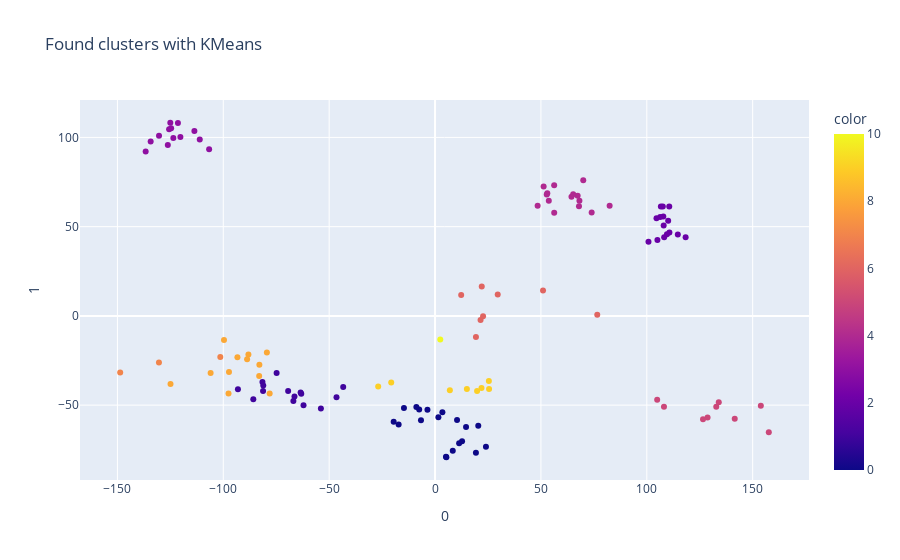
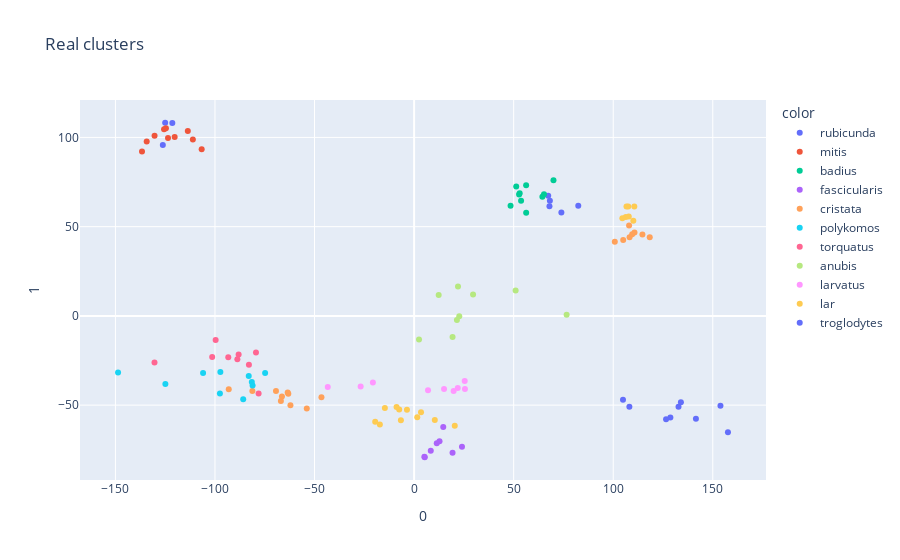

Notebook code cell kept with these figures, in order:
### Markdown cell above
#### KMeans

I choose to use k-means because it's a very popular clustering algorithm that is known to run very fast and it excels in seperating the space in different sub-clusters.

### Code cell
km = KMeans(11) # number of clusters set to 11 since we hope to get 11 different species

found_clusters_km = km.fit_predict(X)

cluster_data_km = X.copy()
cluster_data_km['Data'] = found_clusters_km

# using the last pca's result we will plot the found clusters using kmeans


fig = px.scatter(components, x=0, y=1, color=cluster_data_km['Data'], title= 'Found clusters with KMeans')
fig.show()

fig = px.scatter(components, x=0, y=1, color=y, title= 'Real clusters')
fig.show()

### Figure 1 — Plotly figure (JSON) as saved in the notebook; plotly's stock layout.template omitted (floating-point values rounded to 4 significant figures)
{"data": [{"hovertemplate": "0=%{x}<br>1=%{y}<br>color=%{marker.color}<extra></extra>", "legendgroup": "", "marker": {"color": [3, 3, 3, 3, 3, 3, 3, 3, 3, 3, 3, 3, 3, 4, 4, 4, 4, 4, 4, 4, 4, 4, 4, 4, 4, 4, 4, 4, 0, 0, 0, 0, 0, 0, 0, 0, 1, 1, 1, 1, 1, 1, 1, 1, 1, 1, 1, 1, 1, 1, 8, 8, 8, 8, 8, 7, 8, 8, 8, 7, 8, 7, 8, 8, 8, 6, 6, 6, 6, 6, 6, 6, 6, 9, 9, 9, 1, 9, 9, 9, 9, 9, 0, 0, 0, 0, 0, 0, 0, 0, 0, 0, 0, 10, 5, 5, 5, 5, 5, 5, 5, 5, 5, 2, 2, 2, 2, 2, 2, 2, 2, 2, 2, 2, 2, 2, 2, 2], "coloraxis": "coloraxis", "symbol": "circle"}, "mode": "markers", "name": "", "orientation": "v", "showlegend": false, "type": "scatter", "x": [-121.4, -125.0, -126.2, -111.1, -106.7, -113.6, -120.2, -123.6, -130.3, -124.6, -134.3, -125.6, -136.7, 82.45, 73.96, 68.19, 67.97, 67.35, 56.26, 56.27, 64.43, 53.72, 51.28, 69.99, 48.44, 53.01, 65.23, 52.75, 19.3, 8.369, 24.04, 11.38, 5.344, 14.64, 5.166, 12.76, -46.53, -53.9, -63.17, -66.38, -63.49, -62.1, -69.37, -81.22, -66.9, -93.09, -74.82, -85.82, -81.5, -81.12, -83.05, -97.52, -97.31, -106.0, -124.9, -148.7, -78.09, -79.41, -88.13, -101.4, -82.96, -130.4, -99.67, -88.76, -93.32, 76.6, 50.99, 22.68, 12.34, 29.6, 21.5, 19.31, 22.05, 6.991, -20.69, -26.85, -43.36, 21.93, 25.42, 25.52, 15.03, 19.86, 20.42, 10.39, -6.634, 3.472, -7.492, 1.586, -17.21, -8.824, -3.586, -19.53, -14.68, 2.472, 153.9, 132.8, 128.7, 108.1, 141.5, 126.5, 104.9, 134.0, 157.6, 118.3, 114.7, 108.0, 108.2, 110.7, 109.5, 105.0, 100.8, 110.1, 110.6, 107.6, 107.8, 106.3, 106.7, 104.6], "xaxis": "x", "y": [108.0, 108.2, 95.83, 98.82, 93.35, 103.6, 100.2, 99.63, 101.0, 105.2, 97.67, 104.6, 92.12, 61.66, 57.88, 64.55, 61.42, 67.32, 73.21, 57.82, 66.74, 64.52, 72.48, 75.95, 61.68, 68.67, 68.12, 67.98, -76.75, -75.55, -73.31, -71.29, -79.2, -62.3, -78.98, -70.25, -45.52, -51.85, -43.55, -45.21, -42.96, -49.99, -42.05, -42.11, -47.7, -41.13, -31.92, -46.67, -37.1, -38.98, -33.71, -43.5, -31.43, -32.02, -38.17, -31.77, -43.48, -20.52, -21.63, -23.08, -27.33, -26.12, -13.5, -24.29, -23.1, 0.6721, 14.19, -0.199, 11.76, 11.94, -2.281, -11.81, 16.48, -41.63, -37.36, -39.57, -39.91, -40.45, -36.53, -41.02, -40.98, -42.04, -61.58, -58.3, -58.53, -54.03, -52.43, -56.8, -60.92, -50.99, -52.56, -59.28, -51.66, -13.26, -50.39, -50.9, -56.92, -50.87, -57.58, -57.89, -46.95, -48.45, -65.25, 44.08, 45.56, 50.68, 44.04, 46.79, 45.69, 42.46, 41.58, 53.37, 61.27, 61.37, 55.69, 55.44, 61.23, 54.77], "yaxis": "y"}], "layout": {"coloraxis": {"colorbar": {"title": {"text": "color"}}, "colorscale": [[0, "#0d0887"], [0.1111, "#46039f"], [0.2222, "#7201a8"], [0.3333, "#9c179e"], [0.4444, "#bd3786"], [0.5556, "#d8576b"], [0.6667, "#ed7953"], [0.7778, "#fb9f3a"], [0.8889, "#fdca26"], [1, "#f0f921"]]}, "legend": {"tracegroupgap": 0}, "title": {"text": "Found clusters with KMeans"}, "xaxis": {"anchor": "y", "domain": [0, 1], "title": {"text": "0"}}, "yaxis": {"anchor": "x", "domain": [0, 1], "title": {"text": "1"}}}}

### Figure 2 — Plotly figure (JSON) as saved in the notebook; plotly's stock layout.template omitted (floating-point values rounded to 4 significant figures)
{"data": [{"hovertemplate": "color=rubicunda<br>0=%{x}<br>1=%{y}<extra></extra>", "legendgroup": "rubicunda", "marker": {"color": "#636efa", "symbol": "circle"}, "mode": "markers", "name": "rubicunda", "orientation": "v", "showlegend": true, "type": "scatter", "x": [-121.4, -125.0, -126.2, 82.45, 73.96, 68.19, 67.97, 67.35], "xaxis": "x", "y": [108.0, 108.2, 95.83, 61.66, 57.88, 64.55, 61.42, 67.32], "yaxis": "y"}, {"hovertemplate": "color=mitis<br>0=%{x}<br>1=%{y}<extra></extra>", "legendgroup": "mitis", "marker": {"color": "#EF553B", "symbol": "circle"}, "mode": "markers", "name": "mitis", "orientation": "v", "showlegend": true, "type": "scatter", "x": [-111.1, -106.7, -113.6, -120.2, -123.6, -130.3, -124.6, -134.3, -125.6, -136.7], "xaxis": "x", "y": [98.82, 93.35, 103.6, 100.2, 99.63, 101.0, 105.2, 97.67, 104.6, 92.12], "yaxis": "y"}, {"hovertemplate": "color=badius<br>0=%{x}<br>1=%{y}<extra></extra>", "legendgroup": "badius", "marker": {"color": "#00cc96", "symbol": "circle"}, "mode": "markers", "name": "badius", "orientation": "v", "showlegend": true, "type": "scatter", "x": [56.26, 56.27, 64.43, 53.72, 51.28, 69.99, 48.44, 53.01, 65.23, 52.75], "xaxis": "x", "y": [73.21, 57.82, 66.74, 64.52, 72.48, 75.95, 61.68, 68.67, 68.12, 67.98], "yaxis": "y"}, {"hovertemplate": "color=fascicularis<br>0=%{x}<br>1=%{y}<extra></extra>", "legendgroup": "fascicularis", "marker": {"color": "#ab63fa", "symbol": "circle"}, "mode": "markers", "name": "fascicularis", "orientation": "v", "showlegend": true, "type": "scatter", "x": [19.3, 8.369, 24.04, 11.38, 5.344, 14.64, 5.166, 12.76], "xaxis": "x", "y": [-76.75, -75.55, -73.31, -71.29, -79.2, -62.3, -78.98, -70.25], "yaxis": "y"}, {"hovertemplate": "color=cristata<br>0=%{x}<br>1=%{y}<extra></extra>", "legendgroup": "cristata", "marker": {"color": "#FFA15A", "symbol": "circle"}, "mode": "markers", "name": "cristata", "orientation": "v", "showlegend": true, "type": "scatter", "x": [-46.53, -53.9, -63.17, -66.38, -63.49, -62.1, -69.37, -81.22, -66.9, -93.09, 118.3, 114.7, 108.0, 108.2, 110.7, 109.5, 105.0, 100.8], "xaxis": "x", "y": [-45.52, -51.85, -43.55, -45.21, -42.96, -49.99, -42.05, -42.11, -47.7, -41.13, 44.08, 45.56, 50.68, 44.04, 46.79, 45.69, 42.46, 41.58], "yaxis": "y"}, {"hovertemplate": "color=polykomos<br>0=%{x}<br>1=%{y}<extra></extra>", "legendgroup": "polykomos", "marker": {"color": "#19d3f3", "symbol": "circle"}, "mode": "markers", "name": "polykomos", "orientation": "v", "showlegend": true, "type": "scatter", "x": [-74.82, -85.82, -81.5, -81.12, -83.05, -97.52, -97.31, -106.0, -124.9, -148.7], "xaxis": "x", "y": [-31.92, -46.67, -37.1, -38.98, -33.71, -43.5, -31.43, -32.02, -38.17, -31.77], "yaxis": "y"}, {"hovertemplate": "color=torquatus<br>0=%{x}<br>1=%{y}<extra></extra>", "legendgroup": "torquatus", "marker": {"color": "#FF6692", "symbol": "circle"}, "mode": "markers", "name": "torquatus", "orientation": "v", "showlegend": true, "type": "scatter", "x": [-78.09, -79.41, -88.13, -101.4, -82.96, -130.4, -99.67, -88.76, -93.32], "xaxis": "x", "y": [-43.48, -20.52, -21.63, -23.08, -27.33, -26.12, -13.5, -24.29, -23.1], "yaxis": "y"}, {"hovertemplate": "color=anubis<br>0=%{x}<br>1=%{y}<extra></extra>", "legendgroup": "anubis", "marker": {"color": "#B6E880", "symbol": "circle"}, "mode": "markers", "name": "anubis", "orientation": "v", "showlegend": true, "type": "scatter", "x": [76.6, 50.99, 22.68, 12.34, 29.6, 21.5, 19.31, 22.05, 2.472], "xaxis": "x", "y": [0.6721, 14.19, -0.199, 11.76, 11.94, -2.281, -11.81, 16.48, -13.26], "yaxis": "y"}, {"hovertemplate": "color=larvatus<br>0=%{x}<br>1=%{y}<extra></extra>", "legendgroup": "larvatus", "marker": {"color": "#FF97FF", "symbol": "circle"}, "mode": "markers", "name": "larvatus", "orientation": "v", "showlegend": true, "type": "scatter", "x": [6.991, -20.69, -26.85, -43.36, 21.93, 25.42, 25.52, 15.03, 19.86], "xaxis": "x", "y": [-41.63, -37.36, -39.57, -39.91, -40.45, -36.53, -41.02, -40.98, -42.04], "yaxis": "y"}, {"hovertemplate": "color=lar<br>0=%{x}<br>1=%{y}<extra></extra>", "legendgroup": "lar", "marker": {"color": "#FECB52", "symbol": "circle"}, "mode": "markers", "name": "lar", "orientation": "v", "showlegend": true, "type": "scatter", "x": [20.42, 10.39, -6.634, 3.472, -7.492, 1.586, -17.21, -8.824, -3.586, -19.53, -14.68, 110.1, 110.6, 107.6, 107.8, 106.3, 106.7, 104.6], "xaxis": "x", "y": [-61.58, -58.3, -58.53, -54.03, -52.43, -56.8, -60.92, -50.99, -52.56, -59.28, -51.66, 53.37, 61.27, 61.37, 55.69, 55.44, 61.23, 54.77], "yaxis": "y"}, {"hovertemplate": "color=troglodytes<br>0=%{x}<br>1=%{y}<extra></extra>", "legendgroup": "troglodytes", "marker": {"color": "#636efa", "symbol": "circle"}, "mode": "markers", "name": "troglodytes", "orientation": "v", "showlegend": true, "type": "scatter", "x": [153.9, 132.8, 128.7, 108.1, 141.5, 126.5, 104.9, 134.0, 157.6], "xaxis": "x", "y": [-50.39, -50.9, -56.92, -50.87, -57.58, -57.89, -46.95, -48.45, -65.25], "yaxis": "y"}], "layout": {"legend": {"title": {"text": "color"}, "tracegroupgap": 0}, "title": {"text": "Real clusters"}, "xaxis": {"anchor": "y", "domain": [0, 1], "title": {"text": "0"}}, "yaxis": {"anchor": "x", "domain": [0, 1], "title": {"text": "1"}}}}
